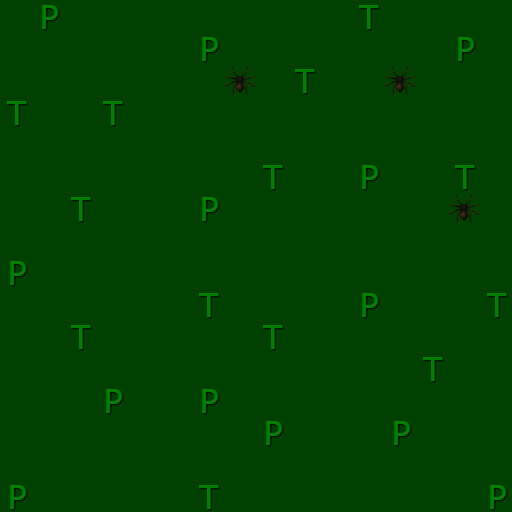

Rendered tile map (Tiled .tmx) drawn with the repository's tilesets; below, a short description and the full map source, tile grids included:
An orthogonal 16x16 tile map with 32x32 px tiles, 4 tile layers (tiles, objects, items, monsters), 4 tilesets.

<map version="1.2" tiledversion="1.2.3" orientation="orthogonal" renderorder="right-down" width="16" height="16" tilewidth="32" tileheight="32" infinite="0" nextlayerid="5" nextobjectid="1">
 <properties>
  <property name="Level" type="int" value="1" />
  <property name="Name" value="Forest of Bears" />
 </properties>
 <tileset firstgid="1" source="../../elvion/tiles/tiles.tsx" />
 <tileset firstgid="7" source="../../elvion/objects/objects.tsx" />
 <tileset firstgid="20" source="../../elvion/items/items.tsx" />
 <tileset firstgid="23" source="../../elvion/monsters/monsters.tsx" />
 <layer id="1" name="tiles" width="16" height="16">
  <data encoding="csv">
2,2,2,2,2,2,2,2,2,2,2,2,2,2,2,2,
2,2,2,2,2,2,2,2,2,2,2,2,2,2,2,2,
2,2,2,2,2,2,2,2,2,2,2,2,2,2,2,2,
2,2,2,2,2,2,2,2,2,2,2,2,2,2,2,2,
2,2,2,2,2,2,2,2,2,2,2,2,2,2,2,2,
2,2,2,2,2,2,2,2,2,2,2,2,2,2,2,2,
2,2,2,2,2,2,2,2,2,2,2,2,2,2,2,2,
2,2,2,2,2,2,2,2,2,2,2,2,2,2,2,2,
2,2,2,2,2,2,2,2,2,2,2,2,2,2,2,2,
2,2,2,2,2,2,2,2,2,2,2,2,2,2,2,2,
2,2,2,2,2,2,2,2,2,2,2,2,2,2,2,2,
2,2,2,2,2,2,2,2,2,2,2,2,2,2,2,2,
2,2,2,2,2,2,2,2,2,2,2,2,2,2,2,2,
2,2,2,2,2,2,2,2,2,2,2,2,2,2,2,2,
2,2,2,2,2,2,2,2,2,2,2,2,2,2,2,2,
2,2,2,2,2,2,2,2,2,2,2,2,2,2,2,2
</data>
 </layer>
 <layer id="2" name="objects" width="16" height="16">
  <data encoding="csv">
0,19,0,0,0,0,0,0,0,0,0,11,0,0,0,0,
0,0,0,0,0,0,19,0,0,0,0,0,0,0,19,0,
0,0,0,0,0,0,0,0,0,11,0,0,0,0,0,0,
11,0,0,11,0,0,0,0,0,0,0,0,0,0,0,0,
0,0,0,0,0,0,0,0,0,0,0,0,0,0,0,0,
0,0,0,0,0,0,0,0,11,0,0,19,0,0,11,0,
0,0,11,0,0,0,19,0,0,0,0,0,0,0,0,0,
0,0,0,0,0,0,0,0,0,0,0,0,0,0,0,0,
19,0,0,0,0,0,0,0,0,0,0,0,0,0,0,0,
0,0,0,0,0,0,11,0,0,0,0,19,0,0,0,11,
0,0,11,0,0,0,0,0,11,0,0,0,0,0,0,0,
0,0,0,0,0,0,0,0,0,0,0,0,0,11,0,0,
0,0,0,19,0,0,19,0,0,0,0,0,0,0,0,0,
0,0,0,0,0,0,0,0,19,0,0,0,19,0,0,0,
0,0,0,0,0,0,0,0,0,0,0,0,0,0,0,0,
19,0,0,0,0,0,11,0,0,0,0,0,0,0,0,19
</data>
 </layer>
 <layer id="3" name="items" width="16" height="16">
  <data encoding="csv">
0,0,0,0,0,0,0,0,0,0,0,0,0,0,0,0,
0,0,0,0,0,0,0,0,0,0,0,0,0,0,0,0,
0,0,0,0,0,0,0,0,0,0,0,0,0,0,0,0,
0,0,0,0,0,0,0,0,0,0,0,0,0,0,0,0,
0,0,0,0,0,0,0,0,0,0,0,0,0,0,0,0,
0,0,0,0,0,0,0,0,0,0,0,0,0,0,0,0,
0,0,0,0,0,0,0,0,0,0,0,0,0,0,0,0,
0,0,0,0,0,0,0,0,0,0,0,0,0,0,0,0,
0,0,0,0,0,0,0,0,0,0,0,0,0,0,0,0,
0,0,0,0,0,0,0,0,0,0,0,0,0,0,0,0,
0,0,0,0,0,0,0,0,0,0,0,0,0,0,0,0,
0,0,0,0,0,0,0,0,0,0,0,0,0,0,0,0,
0,0,0,0,0,0,0,0,0,0,0,0,0,0,0,0,
0,0,0,0,0,0,0,0,0,0,0,0,0,0,0,0,
0,0,0,0,0,0,0,0,0,0,0,0,0,0,0,0,
0,0,0,0,0,0,0,0,0,0,0,0,0,0,0,0
</data>
 </layer>
 <layer id="4" name="monsters" width="16" height="16">
  <data encoding="csv">
0,0,0,0,0,0,0,0,0,0,0,0,0,0,0,0,
0,0,0,0,0,0,0,0,0,0,0,0,0,0,0,0,
0,0,0,0,0,0,0,36,0,0,0,0,36,0,0,0,
0,0,0,0,0,0,0,0,0,0,0,0,0,0,0,0,
0,0,0,0,0,0,0,0,0,0,0,0,0,0,0,0,
0,0,0,0,0,0,0,0,0,0,0,0,0,0,0,0,
0,0,0,0,0,0,0,0,0,0,0,0,0,0,36,0,
0,0,0,0,0,0,0,0,0,0,0,0,0,0,0,0,
0,0,0,0,0,0,0,0,0,0,0,0,0,0,0,0,
0,0,0,0,0,0,0,0,0,0,0,0,0,0,0,0,
0,0,0,0,0,0,0,0,0,0,0,0,0,0,0,0,
0,0,0,0,0,0,0,0,0,0,0,0,0,0,0,0,
0,0,0,0,0,0,0,0,0,0,0,0,0,0,0,0,
0,0,0,0,0,0,0,0,0,0,0,0,0,0,0,0,
0,0,0,0,0,0,0,0,0,0,0,0,0,0,0,0,
0,0,0,0,0,0,0,0,0,0,0,0,0,0,0,0
</data>
 </layer>
</map>
